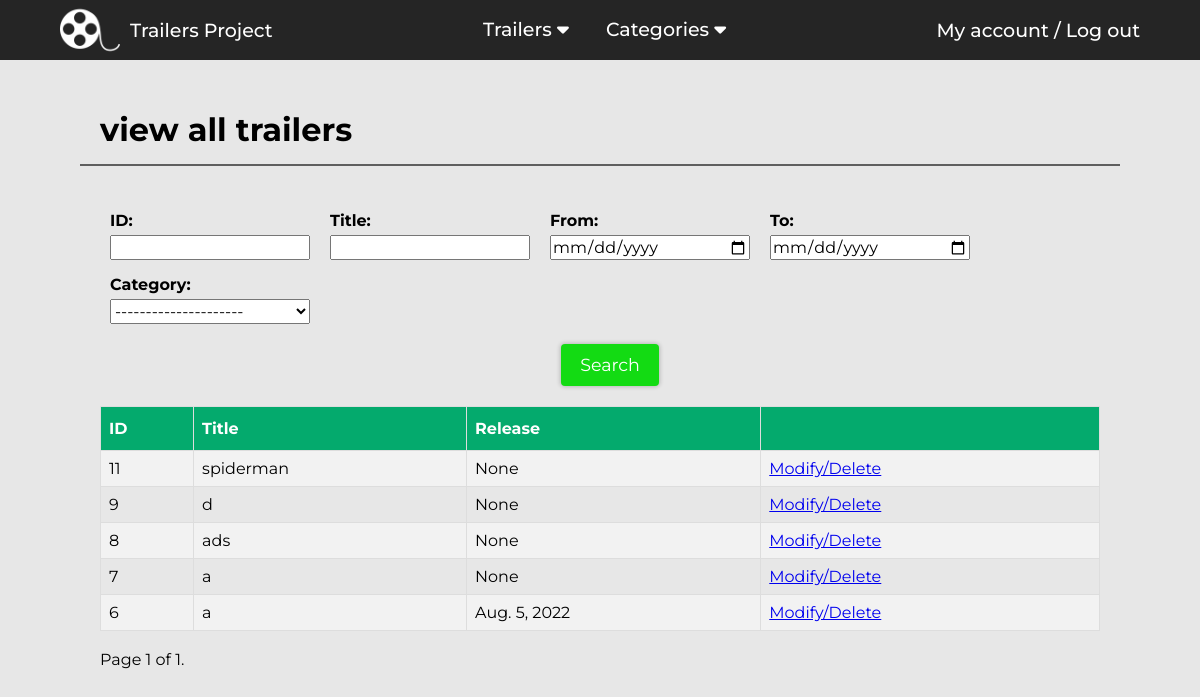
Screenshot of /trailers/view-trailers/ (signed in) with the database file from the repository.
### Trailers/models.py (models this page shows)
class Trailers(models.Model):
    title = models.TextField(max_length=70, verbose_name="Title")
    release_date = models.DateField(null=True, blank=True)
    description=models.TextField(max_length=200)
    cast=models.TextField(max_length=100)
    image =models.ImageField(upload_to='images', blank=True )
    trailerUrl=models.TextField(max_length=15)
    category = models.ManyToManyField(Category, blank=True)

### Trailers/views.py (the view)
# urls.py: path('view-trailers/', login_required(views.viewTrailers), name="viewTrailers"),
def viewTrailers(request):
    context = { }
    trailers = Trailers.objects.all().order_by("-id")
    try:
        context["id"]=request.GET["id"]
        trailers = trailers.filter(id=context["id"])
    except:
        pass
    try:
        context["category"]=request.GET["category"]
        trailers = trailers.filter(category__in=Category.objects.filter(id=context["category"]))
    except:
        pass
    try:
        context["title"]=request.GET["title"]
        trailers=trailers.filter(title__icontains=context["title"])
        trailers = trailers.annotate(
            k1 = Case(
                When(title__icontains=context["title"], then=Value(1.0)),
                default=Value(0.0),
                output_field=FloatField(),
            ),
            k2 = Case(
                When(title=context["title"], then=Value(1.0)),
                default=Value(0.0),
                output_field=FloatField(),
            ),
            rank= F("k1")+ F("k2"),
        ).order_by("-rank")
    except Exception as e:
        pass
    try:
        context["from"]=request.GET["from"]
        trailers = trailers.filter(release_date__gte=context["from"])
    except:
        pass
    try:
        context["to"]=request.GET["to"]
        trailers = trailers.filter(release_date__gte=context["to"])
    except:
        pass
    paginator = Paginator(trailers, 10)
    page = 1
    try:
        page = request.GET.get('page')
    except:
        pass
    trailers = paginator.get_page(page)
    categories = Category.objects.all()
    context["categories"]=categories
    context["trailers"]=trailers
    return render(request, "trailers/view-trailers.html",context)

### templates/trailers/view-trailers.html (shortened to what this page needs)
{% extends "base.html" %}
{% block head %}
<link rel="stylesheet" href="/static/css/table.css">
<link rel="stylesheet" href="/static/css/search.css">
{% endblock head %}
{% block content %}
<h1>view all trailers</h1>
<hr class="hr-separator">
<div class="view-content">
    <div class="search-container">
        <div class="all-params-container">
            <div class="param-container">
                    <h4>ID:</h4>
                    <input type="text" id="id-input" value="{{id}}">
            </div>
            <div class="param-container">
                    <h4>Title:</h4>
                    <input type="text" id="title-input" value="{{title}}">
            </div>
            <div class="param-container">
                    <h4>From:</h4>
                    <input type="date" id="from-input" value="{{from}}">
            </div>
            <div class="param-container">
                    <h4>To:</h4>
                    <input type="date" id="to-input" value="{{to}}">
            </div>
            <div class="param-container">
                    <h4>Category:</h4>
                    <select id="category-input">
                        <option value="no">---------------------</option>
                    </select>
            </div>
        </div>
        <div class="container-center">
            <button type="button" class="btn-save" id="searchBtn">Search</button>
        </div>
    </div>
    <div class="table-container">
        <table class="table">
            <tr>
                <th>ID</th>
                <th>Title</th>
                <th>Release</th>
                <th></th>
            </tr>
            {% for trailer in trailers %}
            <tr>
                <td>{{trailer.id}}</td>
                <td>{{trailer.title}}</td>
                <td>{{trailer.release_date}}</td>
                <td><a href="{% url 'Trailers:modifyTrailer' trailer.id %}">Modify/Delete</a></td>
            </tr>
            {% endfor %}
        </table>
    </div>
    <br>
    <span >
        <span class="current">
            Page {{ trailers.number }} of {{ trailers.paginator.num_pages }}.
        </span>
    </span>
</div>
{% endblock content %}

### static/css/base.css (style rules this page uses)
:root { --gray: rgb(37, 37, 37); --black: #0e0e0e; --blue : rgb(16, 147, 255); --background: rgb(231, 231, 231); --transition: all 0.3s ease 0s; --green: rgb(19, 219, 19); }
* { box-sizing: border-box; margin: 0; padding: 0; font-family: "Montserrat", sans-serif; }
body { background-color: var(--background); }
.hr-separator { margin: 15px -20px 40px; border: 1px solid var(--gray); opacity: 0.7; }
.container-center { display: flex; justify-content: center; }
.btn-danger, .btn-save, .btn-yellow { display: inline-block; margin-left: 20px; line-height: 20px; color: white; text-align: center; vertical-align: middle; cursor: pointer; transition: var(--transition); padding: 11px 19px; font-size: 17.5px; -webkit-border-radius: 4px; -moz-border-radius: 4px; border-radius: 4px; border: 0; box-shadow: 0px 0px 4px 1px rgba(0,0,0,0.2); -webkit-box-shadow: 0px 0px 4px 1px rgba(0,0,0,0.2); -moz-box-shadow: 0px 0px 4px 1px rgba(0,0,0,0.2); }
.btn-save { background-color: var(--green); }

### static/css/navbar.css (style rules this page uses)
:root { --gray: rgb(37, 37, 37); --black: #0e0e0e; --blue : rgb(16, 147, 255); }

### static/css/table.css (style rules this page uses)
table { font-family: Arial, Helvetica, sans-serif; border-collapse: collapse; width: 100%; }
table td, table th { border: 1px solid #ddd; padding: 8px; }
table tr:nth-child(even) { background-color: #f2f2f2; }
table th { padding-top: 12px; padding-bottom: 12px; text-align: left; background-color: #04AA6D; color: white; }

### static/css/search.css (style rules this page uses)
.search-container { margin-bottom: 20px; }
.all-params-container { display: flex; flex-wrap: wrap; justify-content: flex-start; margin-bottom: 10px; }
.all-params-container .param-container { margin: 10px; }
.all-params-container .param-container { margin-top: 5px; width: 200px; }
.param-container input, .param-container select { width: 100%; font-size: 16px; margin-top: 5px; height: 25px; }

### rows the page displays
Trailers: id "11", title "spiderman", release_date "None"
Trailers: id "9", title "d", release_date "None"
Trailers: id "8", title "ads", release_date "None"
Trailers: id "7", title "a", release_date "None"
Trailers: id "6", title "a", release_date "Aug. 5, 2022"

### other values shown
{{ trailers.number }} "1"
{{ trailers.paginator.num_pages }} "1"
